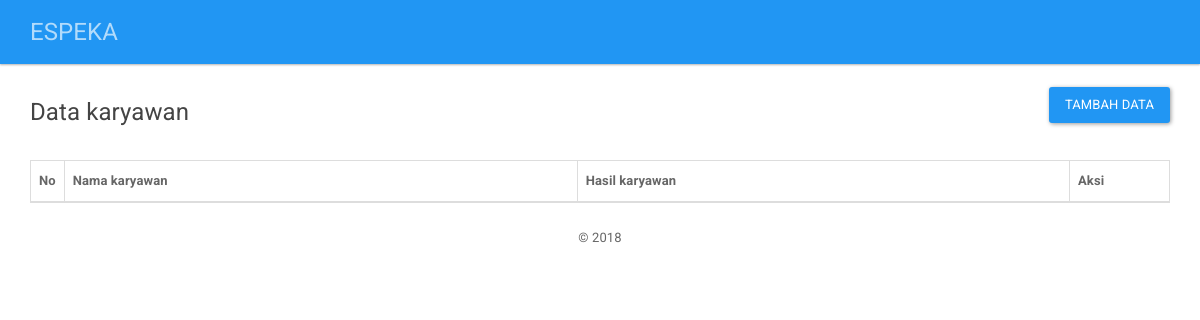
The app's page /index.php/pages/karyawan, older data.
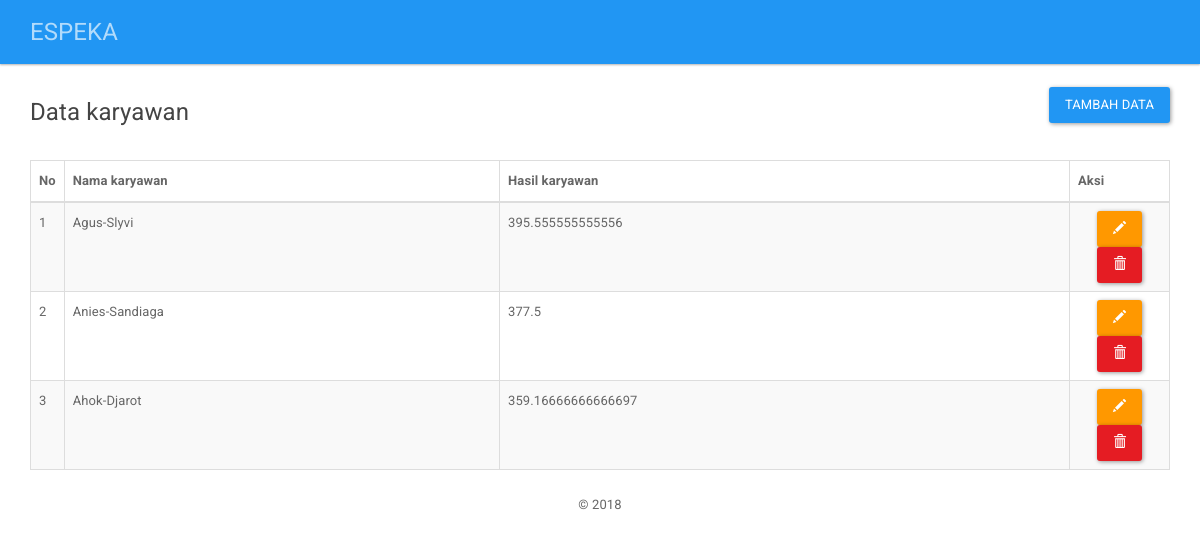
The same page, newer data.
### tables this page shows
CREATE TABLE `karyawan` (
  `id_karyawan` int(11) NOT NULL,
  `nama_karyawan` varchar(255) NOT NULL,
  `nilai_karyawan` double NOT NULL
);

### application/controllers/Pages.php (called while the page is built, shortened)
<?php
class Pages extends CI_Controller{
   function __construct(){
      $this->load->helper('global');
   }
   function karyawan(){
      $data['title'] = "Data karyawan";
      $data['list'] = $this->GlobalModel->get_data('karyawan')->result();
      $this->load->view('layout/header', $data);
      $this->load->view('content/karyawan/parent');
      $this->load->view('layout/footer');
      }
}

### index.php (called while the page is built, shortened)
<?php
require_once BASEPATH.'core/CodeIgniter.php';

### application/models/GlobalModel.php (called while the page is built, shortened)
<?php
class GlobalModel extends CI_Model{
   public function get_data($table, $where=false){
      $this->db->select('*');
      $this->db->from($table);
      $data = $this->db->get();
      return $data;
   }
}
?>

### application/views/content/karyawan/parent.php (the view)
<div class="row">
  <div class="col-md-6 text-left">
    <h4><?php echo $title;?></h4>
  </div>
  <div class="col-md-6 text-right">
    <a href="<?php echo base_url();?>pages/tambah_karyawan" class="btn btn-primary">Tambah Data</a>
  </div>
</div>
<br/>
<table width="100%" class="table table-striped table-bordered" id="tabeldata">
  <thead>
    <tr>
      <th width="30px">No</th>
      <th>Nama karyawan</th>
      <th>Hasil karyawan</th>
      <th width="100px">Aksi</th>
    </tr>
  </thead>
  <tbody>
    <?php $no=1; foreach ($list as $key) { ?>
      <tr>
        <td><?php echo $no++ ?></td>
        <td><?php echo $key->nama_karyawan; ?></td>
        <td><?php echo $key->nilai_karyawan; ?></td>
        <td class="text-center">
          <a href="<?php echo base_url();?>pages/edit_karyawan/<?php echo $key->id_karyawan; ?>" class="btn btn-warning"><span class="glyphicon glyphicon-pencil" aria-hidden="true"></span></a>
          <a href="<?php echo base_url();?>pages/hapus_karyawan/<?php echo $key->id_karyawan; ?>" onclick="return confirm('Yakin ingin menghapus data')" class="btn btn-danger"><span class="glyphicon glyphicon-trash" aria-hidden="true"></span></a>
        </td>
      </tr>
    <?php } ?>
  </tbody>
</table>

### application/views/layout/header.php (shortened to what this page needs)
<!DOCTYPE html>
<html lang="en">
  <head>
    <link href="<?php echo base_url();?>assets/css/bootstrap.min.css" rel="stylesheet">
    <link href="<?php echo base_url();?>assets/css/dataTables.bootstrap.min.css" rel="stylesheet">
  </head>
  <body>
  <nav class="navbar navbar-inverse navbar-static-top">
    <div class="container">
    <div class="navbar-header">
      <a class="navbar-brand" href="<?php echo base_url();?>">ESPEKA</a>
    </div>
    <div class="collapse navbar-collapse" id="bs-example-navbar-collapse-1">
    </div>
    </div>
  </nav>
    <div class="container">

### application/views/layout/footer.php (shortened to what this page needs)
<footer class="text-center">&copy; 2018</footer>
  </div>
  </body>
</html>

Row changes from the older to the newer data that the page shows:
added karyawan: nama_karyawan "Agus-Slyvi", nilai_karyawan "395.555555555556"
added karyawan: nama_karyawan "Anies-Sandiaga", nilai_karyawan "377.5"
added karyawan: nama_karyawan "Ahok-Djarot", nilai_karyawan "359.16666666666697"
